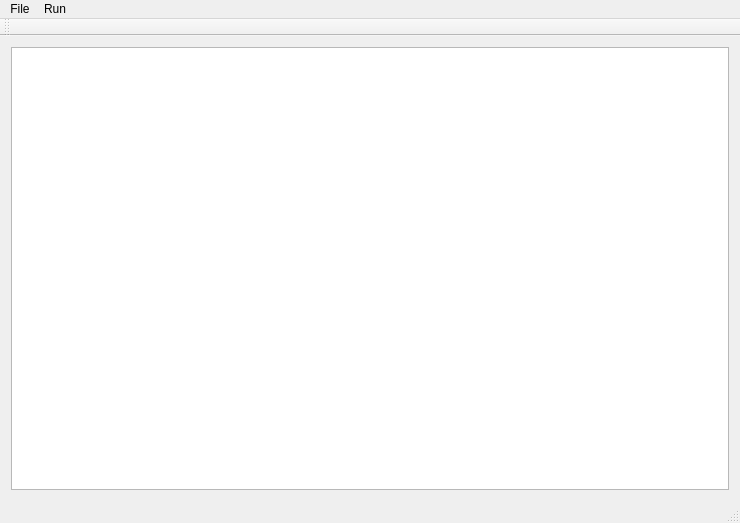
<?xml version="1.0" encoding="UTF-8"?>
<ui version="4.0">
 <class>MainWindow</class>
 <widget class="QMainWindow" name="MainWindow">
  <property name="geometry">
   <rect>
    <x>0</x>
    <y>0</y>
    <width>740</width>
    <height>523</height>
   </rect>
  </property>
  <property name="windowTitle">
   <string>MainWindow</string>
  </property>
  <widget class="QWidget" name="centralWidget">
   <layout class="QVBoxLayout" name="verticalLayout">
    <item>
     <widget class="QPlainTextEdit" name="plainTextEdit"/>
    </item>
   </layout>
  </widget>
  <widget class="QMenuBar" name="menuBar">
   <property name="geometry">
    <rect>
     <x>0</x>
     <y>0</y>
     <width>740</width>
     <height>19</height>
    </rect>
   </property>
   <widget class="QMenu" name="menuFile">
    <property name="title">
     <string>File</string>
    </property>
    <addaction name="actionExit"/>
   </widget>
   <widget class="QMenu" name="menuRun">
    <property name="title">
     <string>Run</string>
    </property>
    <addaction name="actionStartWriterThread"/>
   </widget>
   <addaction name="menuFile"/>
   <addaction name="menuRun"/>
  </widget>
  <widget class="QToolBar" name="mainToolBar">
   <attribute name="toolBarArea">
    <enum>TopToolBarArea</enum>
   </attribute>
   <attribute name="toolBarBreak">
    <bool>false</bool>
   </attribute>
  </widget>
  <widget class="QStatusBar" name="statusBar"/>
  <action name="actionExit">
   <property name="text">
    <string>Exit</string>
   </property>
  </action>
  <action name="actionStartWriterThread">
   <property name="text">
    <string>Start Clent Thread</string>
   </property>
  </action>
 </widget>
 <layoutdefault spacing="6" margin="11"/>
 <resources/>
 <connections/>
</ui>
